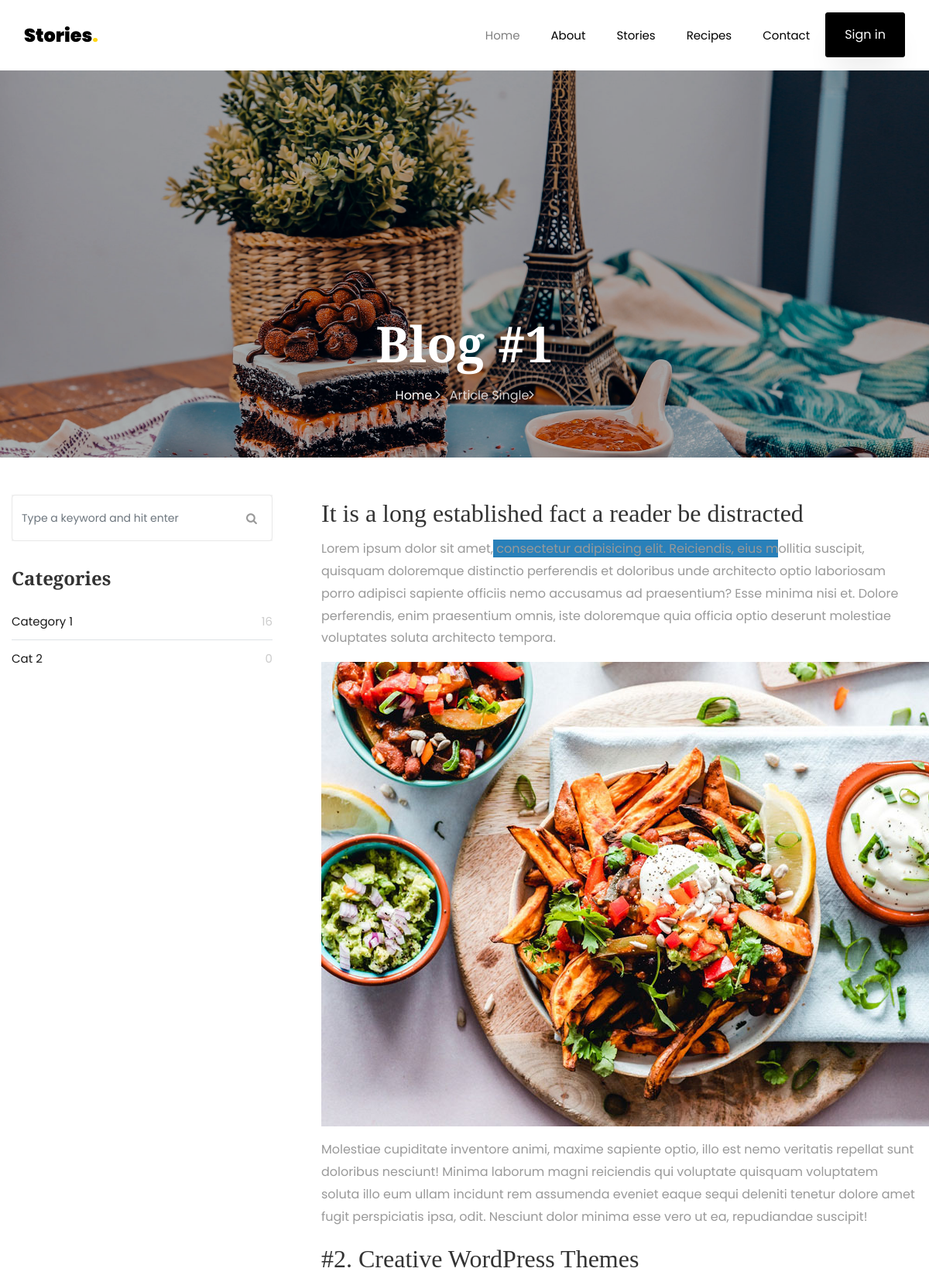
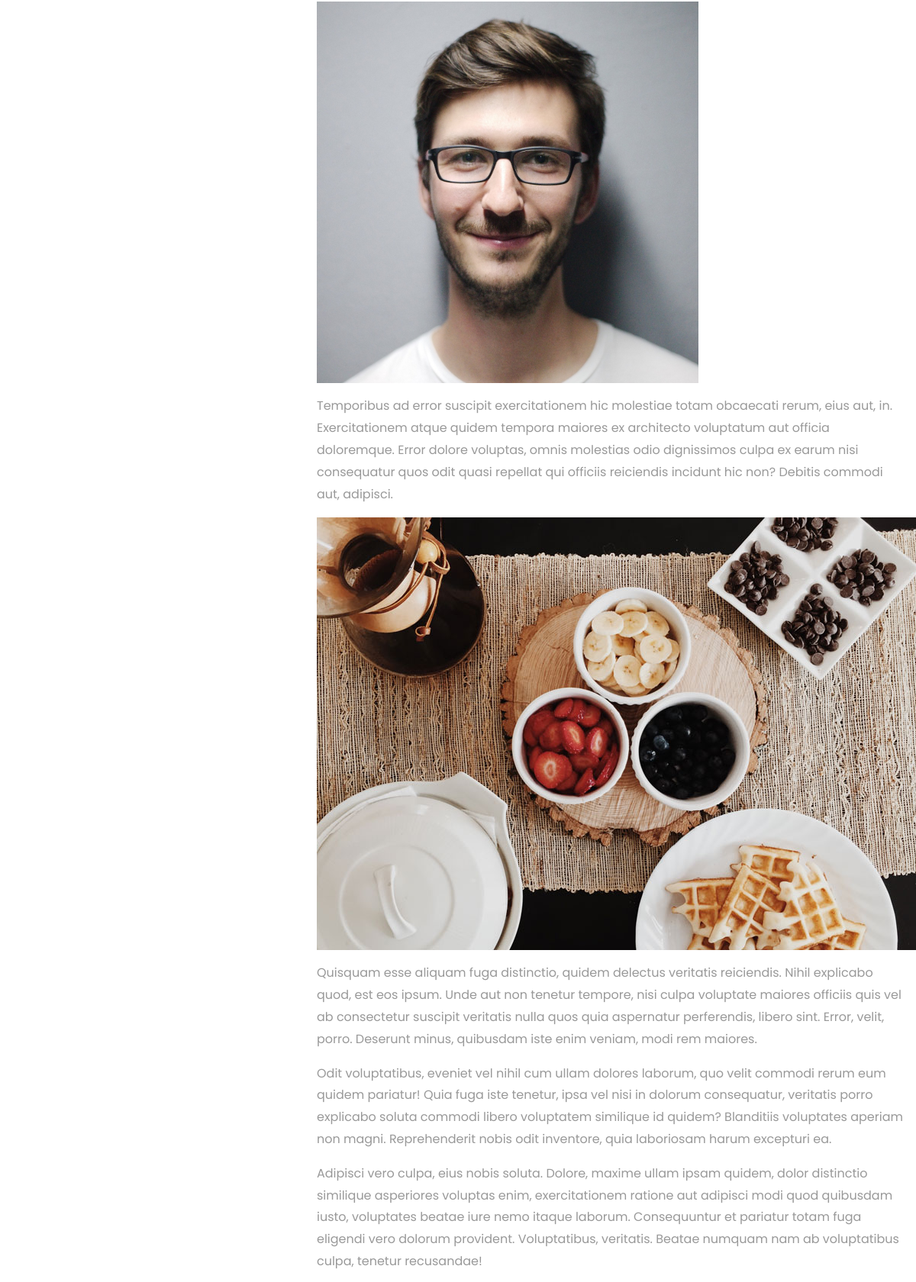
The page /recipe-detail/1/ (upper part) on the database its author committed (2 pictures, top to bottom).
### stories/models.py (models this page shows, shortened)
class Recipe(models.Model):
    tags = models.ManyToManyField(Tag, related_name='recipes')
    category = models.ForeignKey(Category, on_delete=models.CASCADE)
    author = models.ForeignKey(User, on_delete=models.CASCADE)
    title = models.CharField(max_length=255)
    image = models.ImageField(upload_to='recipes/')
    short_description = models.TextField(max_length=1000, help_text="bu reseptler siyahisinda cixacaq metindir")
    long_description = RichTextField(null=True, blank=True)
    min_read_time = models.PositiveIntegerField("Min read time", editable=False)
    is_published = models.BooleanField(default=True)
    created_at = models.DateTimeField(auto_now_add=True)
    updated_at = models.DateTimeField(auto_now=True)
    class Meta:
        db_table = "recipes"
        verbose_name = "Resept"
        verbose_name_plural = "Reseptlər"
        ordering = 'created_at',

class Category(models.Model):
    title = models.CharField('Title', max_length=50)
    image = models.ImageField('Şəkil', upload_to="categories/")
    created_at = models.DateTimeField(auto_now_add=True)
    updated_at = models.DateTimeField(auto_now=True)
    class Meta:
        verbose_name = 'Kateqoriya'
        verbose_name_plural = 'Kateqoriyalar'

### stories/views.py (the view, shortened to what this page needs)
# urls.py: path('recipe-detail/<int:pk>/', RecipeDetail.as_view(), name="recipe-detail"),
class RecipeDetail(FormMixin, DetailView):
    model = Recipe
    form_class = CommentForm
    template_name = 'single.html'
    def get_context_data(self, *args, **kwargs):
        context = super().get_context_data(*args, **kwargs)
        context['categories'] = Category.objects.all()
        recipe = self.object
        context["form"] = self.get_form()
        context['parent_comments'] = recipe.comments.filter(parent_comment__isnull=True)
        return context

### stories/forms.py
class CommentForm(forms.ModelForm):
    class Meta:
        model = Comment
        fields = (
            'comment_msg',
            'parent_comment',
        )
        widgets = {
            'comment_msg': forms.Textarea(attrs={
                'class': 'form-control',
            }),
            'parent_comment': forms.HiddenInput()
        }

class SubscriberForm(forms.ModelForm):
    class Meta:
        model = Subscriber
        fields = (
            'email',
        )
        widgets = {
            'email': forms.EmailInput(attrs={
                'class': 'form-control',
                'placeholder': 'Enter email address',
            }),
        }

### accounts/models.py (called while the page is built)
    @property
    def avatar(self):
        if self.image:
            return self.image.url
        return 'https://icon-library.com/images/facebook-user-icon/facebook-user-icon-17.jpg'

### stories/templatetags/custom_tags.py (called while the page is built)
@register.simple_tag
def get_about_info():
    return About.objects.last()

@register.simple_tag
def get_subscriber_form():
    return SubscriberForm()

### stories/templates/single.html (shortened to what this page needs)
{% extends 'base.html' %}
{% load static %}
{% block content %}
<section class="hero-wrap hero-wrap-2" style="background-image: url({% static 'images/bg_4.jpg' %});">
    <div class="overlay"></div>
    <div class="container">
        <div class="row no-gutters slider-text align-items-end justify-content-center">
            <div class="col-md-9 ftco-animate pb-5 text-center">
                <h1 class="mb-3 bread">{{recipe.title}}</h1>
                <p class="breadcrumbs"><span class="mr-2"><a href="index.html">Home <i
                        class="ion-ios-arrow-forward"></i></a></span> <span>Article Single<i
                        class="ion-ios-arrow-forward"></i></span></p>
            </div>
        </div>
    </div>
</section>
<section class="ftco-section">
    <div class="container">
        <div class="row">
             <div class="col-lg-8 order-lg-last ftco-animate">
                 {{recipe.long_description|safe}}
            </div>
            <div class="col-lg-4 sidebar pr-lg-5 ftco-animate">
                <div class="sidebar-box">
                    <form action="#" class="search-form">
                        <div class="form-group">
                            <span class="icon icon-search"></span>
                            <input type="text" class="form-control" placeholder="Type a keyword and hit enter">
                        </div>
                    </form>
                </div>
                <div class="sidebar-box ftco-animate">
                    <ul class="categories">
                        <h3 class="heading mb-4">Categories</h3>
                        {% for category in categories %}
                            <li><a href="{% url 'recipes' %}?category={{category.id}}">{{category.title}} <span>{{category.recipe_set.count}}</span></a></li>
                        {% endfor %}
                    </ul>
                </div>
            </div>
        </div>
    </div>
</section>
{% endblock %}

### static/css/icomoon.css (style rules this page uses)
[class^="icon-"], [class*=" icon-"] { font-family: 'icomoon' !important; speak: none; font-style: normal; font-weight: normal; font-variant: normal; text-transform: none; line-height: 1; -webkit-font-smoothing: antialiased; -moz-osx-font-smoothing: grayscale; }
.icon-search:before { content: "\f002"; }

### stories/templates/base.html (style rules this page uses)
html { scroll-behavior: smooth; }

### rows shown on the page
Recipe: title "Blog #1", long_description "It is a long established fact a reader be distracted Lorem ipsum dolor sit amet, consectetur adipisicing elit. Reiciendis, eius m ollitia suscipit, quisquam doloremque distinctio perferendis et doloribus unde architecto optio laboriosam porro adipisci sapiente officiis nemo accusamus ad praesentium? Esse minima nisi et. Dolore perferendis, enim praesentium omnis, iste doloremque quia officia optio deserunt molestiae voluptates soluta architecto tempora. Molestiae cupiditate inventore animi, maxime sapiente optio, illo est nemo veritatis repellat sunt doloribus nesciunt! Minima laborum magni reiciendis qui voluptate quisquam voluptatem soluta illo eum ullam incidunt rem assumenda eveniet…", long_description (picture)
Category: title "Category 1", recipe_set.count "16"
Category: title "Cat 2", recipe_set.count "0"
